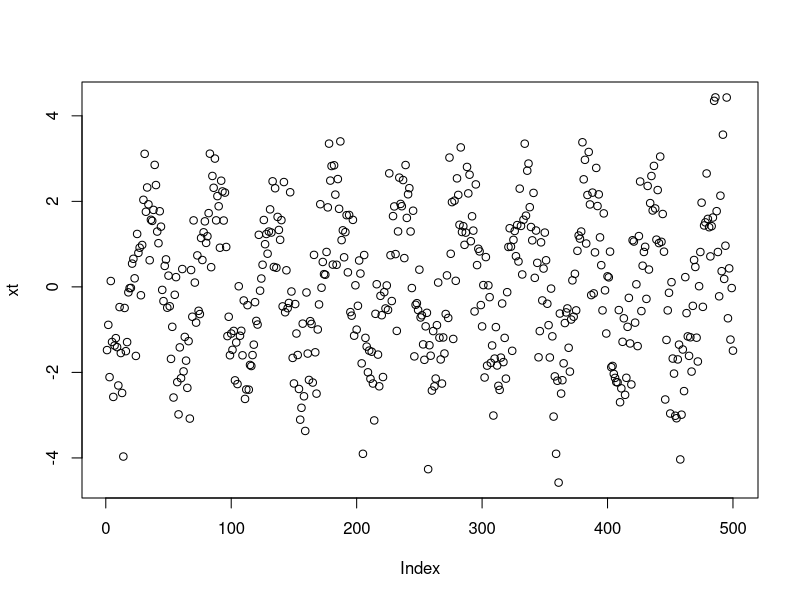
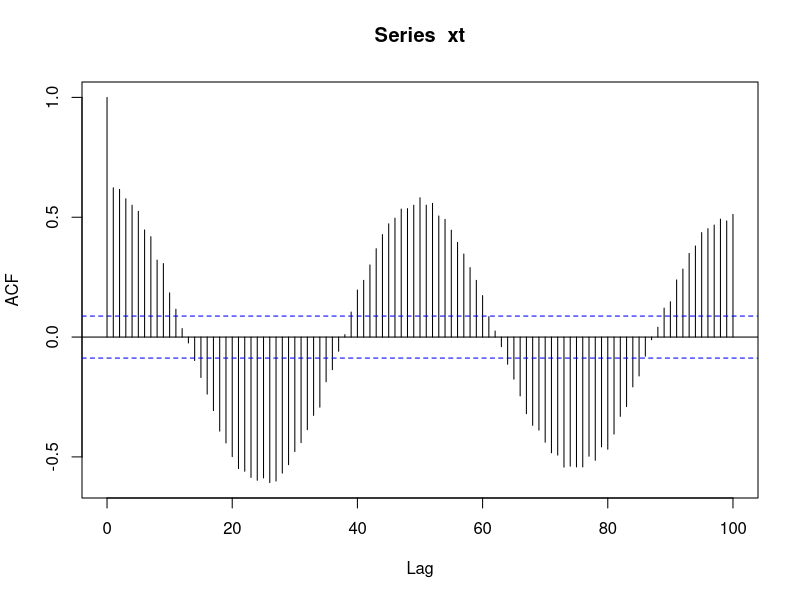
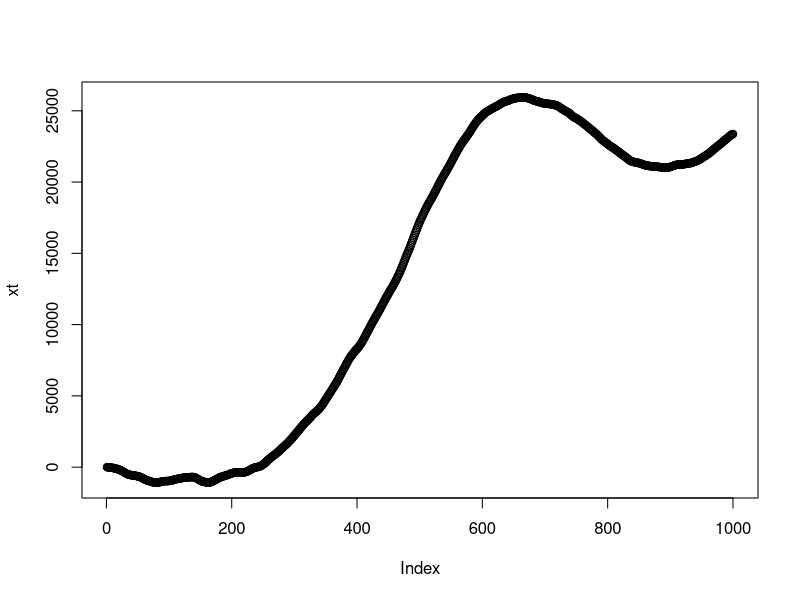
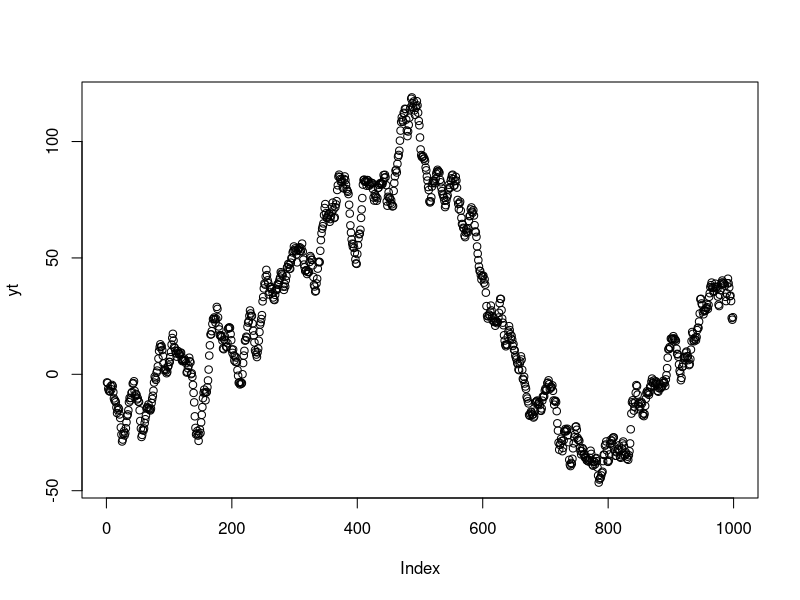
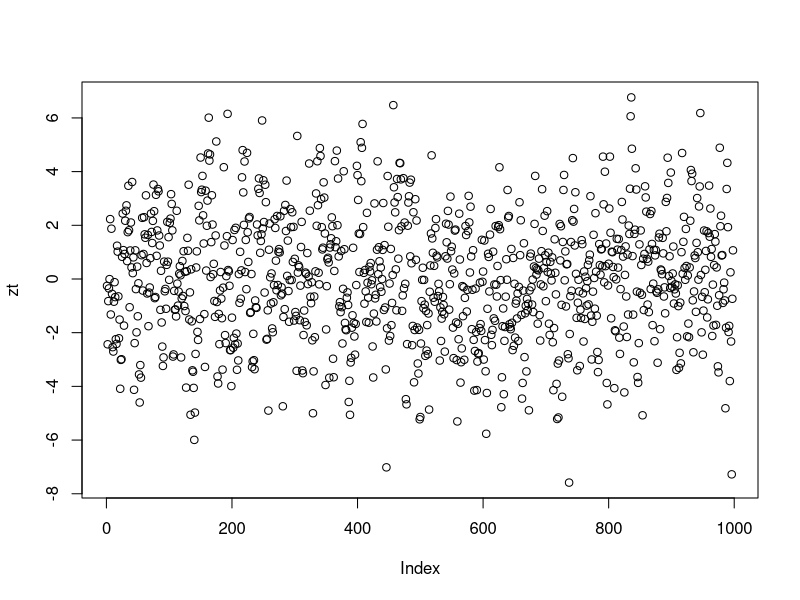

R code for these plots, in order:
# Question 23 ----------------------

# set the seed
set.seed(1)
# set up our t variable
t = 1:500

# create the xt time series
xt = 2 * cos(2*pi*(t+15)/50)
# add noise
xt = xt + rnorm(500,0,1)
# plot the time series
plot(xt)

# compute the ACF to lag 100
acf = acf(xt, lag.max = 100, plot = F)
# plot acf
plot(acf)


# Question Sup 1 ----------------------

# TODO

# Question Sup 2 ----------------------

# a)
# TODO
# Once we / I (Brian) read section 3.3
# "When a process does not depend on the future,
# such as the AR(1) when |phi| < 1, we will say
# that the process is causal

# b)
set.seed(3)

xt = NULL

for (i in 1:1000) {
  if (i == 1) {
    xt = 0
  }
  else if (i == 2) {
    xt = c(xt, 5/2 * (xt[i-1]))
  }
  else if (i == 3) {
    xt = c(xt, 5/2 * (xt[i-1]) - 2*(xt[i-2]))
  }
  else {
    xt = c(xt, 5/2 * (xt[i-1]) - 2*(xt[i-2]) + 1/2 * (xt[i-3]))
  }
  xt[i] = xt[i] + rnorm(1,0,2)
}

plot(xt)

# c)
# TODO
# After I (Brian) read about AR models (Ch 3?)

# d)
yt = diff(xt)
plot(yt)

# e)
# TODO

# f)
# TODO
# After Reading about AR

# g)
zt = diff(yt)
plot(zt)

# h)
# TODO

# i)
# TODO
# After reading about AR

# j)
# TODO